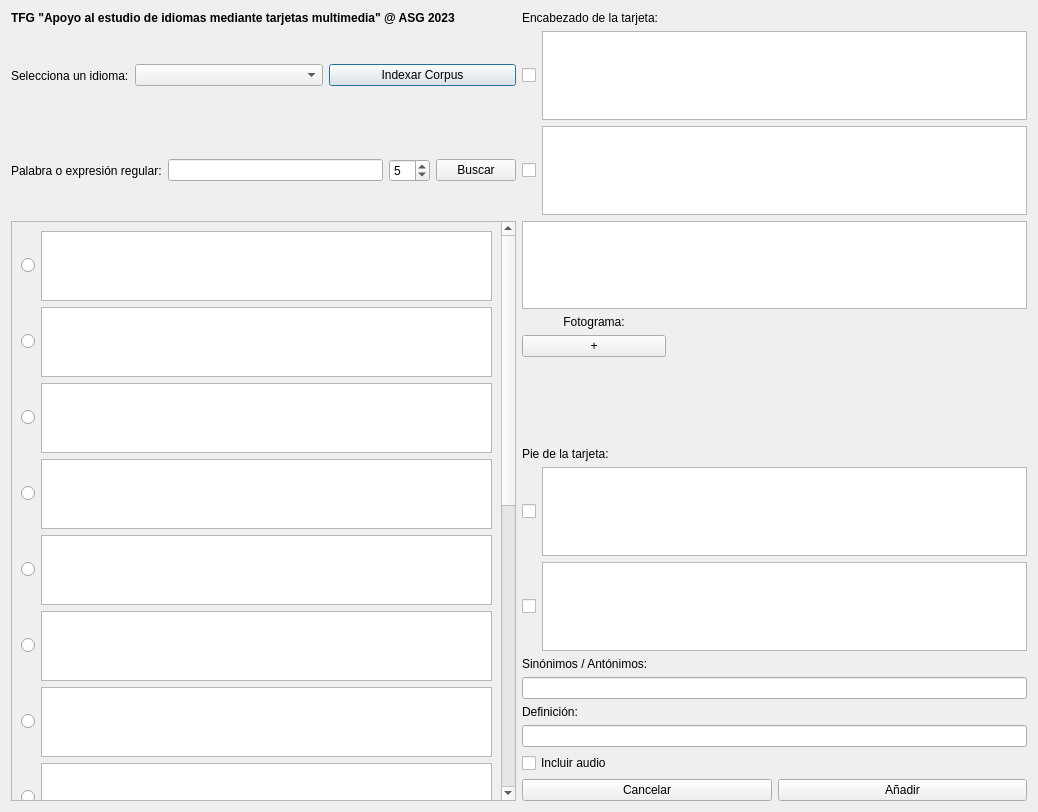
<?xml version="1.0" encoding="UTF-8"?>
<ui version="4.0">
 <class>DialogoGaudete</class>
 <widget class="QDialog" name="DialogoGaudete">
  <property name="geometry">
   <rect>
    <x>0</x>
    <y>0</y>
    <width>1038</width>
    <height>812</height>
   </rect>
  </property>
  <property name="sizePolicy">
   <sizepolicy hsizetype="Preferred" vsizetype="Preferred">
    <horstretch>0</horstretch>
    <verstretch>0</verstretch>
   </sizepolicy>
  </property>
  <property name="minimumSize">
   <size>
    <width>355</width>
    <height>200</height>
   </size>
  </property>
  <property name="windowTitle">
   <string>Dialog</string>
  </property>
  <property name="autoFillBackground">
   <bool>false</bool>
  </property>
  <layout class="QGridLayout" name="gridLayout">
   <item row="6" column="2">
    <widget class="QLabel" name="label_3">
     <property name="text">
      <string>Pie de la tarjeta:</string>
     </property>
    </widget>
   </item>
   <item row="1" column="1">
    <layout class="QHBoxLayout" name="horizontalLayout_8">
     <item>
      <widget class="QLabel" name="label">
       <property name="sizePolicy">
        <sizepolicy hsizetype="Fixed" vsizetype="Minimum">
         <horstretch>0</horstretch>
         <verstretch>0</verstretch>
        </sizepolicy>
       </property>
       <property name="text">
        <string>Selecciona un idioma:</string>
       </property>
       <property name="alignment">
        <set>Qt::AlignLeading|Qt::AlignLeft|Qt::AlignVCenter</set>
       </property>
      </widget>
     </item>
     <item>
      <widget class="QComboBox" name="cbx_idiomas"/>
     </item>
     <item>
      <widget class="QPushButton" name="btn_corpus">
       <property name="text">
        <string>Indexar Corpus</string>
       </property>
      </widget>
     </item>
    </layout>
   </item>
   <item row="9" column="2">
    <widget class="QLabel" name="lbl_sinonimos">
     <property name="text">
      <string>Sinónimos / Antónimos:</string>
     </property>
    </widget>
   </item>
   <item row="13" column="2">
    <widget class="QCheckBox" name="chk_audio">
     <property name="text">
      <string>Incluir audio</string>
     </property>
    </widget>
   </item>
   <item row="3" column="1" rowspan="12">
    <widget class="QScrollArea" name="sll_ejemplos">
     <property name="widgetResizable">
      <bool>true</bool>
     </property>
     <widget class="QWidget" name="scrollAreaWidgetContents">
      <property name="geometry">
       <rect>
        <x>0</x>
        <y>-803</y>
        <width>484</width>
        <height>1376</height>
       </rect>
      </property>
      <layout class="QGridLayout" name="gridLayout_3">
       <item row="0" column="0">
        <widget class="QRadioButton" name="rbn_ejemplo0">
         <property name="text">
          <string/>
         </property>
         <attribute name="buttonGroup">
          <string notr="true">btng_ejemplos</string>
         </attribute>
        </widget>
       </item>
       <item row="3" column="2">
        <widget class="QTextEdit" name="txt_ejemplo3"/>
       </item>
       <item row="5" column="2">
        <widget class="QTextEdit" name="txt_ejemplo5"/>
       </item>
       <item row="9" column="2">
        <widget class="QTextEdit" name="txt_ejemplo9"/>
       </item>
       <item row="1" column="0">
        <widget class="QRadioButton" name="rbn_ejemplo1">
         <property name="text">
          <string/>
         </property>
         <attribute name="buttonGroup">
          <string notr="true">btng_ejemplos</string>
         </attribute>
        </widget>
       </item>
       <item row="5" column="0">
        <widget class="QRadioButton" name="rbn_ejemplo5">
         <property name="text">
          <string/>
         </property>
         <attribute name="buttonGroup">
          <string notr="true">btng_ejemplos</string>
         </attribute>
        </widget>
       </item>
       <item row="10" column="0">
        <widget class="QRadioButton" name="rbn_ejemplo10">
         <property name="text">
          <string/>
         </property>
         <attribute name="buttonGroup">
          <string notr="true">btng_ejemplos</string>
         </attribute>
        </widget>
       </item>
       <item row="7" column="0">
        <widget class="QRadioButton" name="rbn_ejemplo7">
         <property name="text">
          <string/>
         </property>
         <attribute name="buttonGroup">
          <string notr="true">btng_ejemplos</string>
         </attribute>
        </widget>
       </item>
       <item row="6" column="0">
        <widget class="QRadioButton" name="rbn_ejemplo6">
         <property name="text">
          <string/>
         </property>
         <attribute name="buttonGroup">
          <string notr="true">btng_ejemplos</string>
         </attribute>
        </widget>
       </item>
       <item row="9" column="0">
        <widget class="QRadioButton" name="rbn_ejemplo9">
         <property name="text">
          <string/>
         </property>
         <attribute name="buttonGroup">
          <string notr="true">btng_ejemplos</string>
         </attribute>
        </widget>
       </item>
       <item row="13" column="0">
        <widget class="QRadioButton" name="rbn_ejemplo13">
         <property name="text">
          <string/>
         </property>
         <attribute name="buttonGroup">
          <string notr="true">btng_ejemplos</string>
         </attribute>
        </widget>
       </item>
       <item row="14" column="0">
        <widget class="QRadioButton" name="rbn_ejemplo14">
         <property name="text">
          <string/>
         </property>
         <attribute name="buttonGroup">
          <string notr="true">btng_ejemplos</string>
         </attribute>
        </widget>
       </item>
       <item row="7" column="2">
        <widget class="QTextEdit" name="txt_ejemplo7"/>
       </item>
       <item row="14" column="2">
        <widget class="QTextEdit" name="txt_ejemplo14"/>
       </item>
       <item row="12" column="0">
        <widget class="QRadioButton" name="rbn_ejemplo12">
         <property name="text">
          <string/>
         </property>
         <attribute name="buttonGroup">
          <string notr="true">btng_ejemplos</string>
         </attribute>
        </widget>
       </item>
       <item row="13" column="2">
        <widget class="QTextEdit" name="txt_ejemplo13"/>
       </item>
       <item row="12" column="2">
        <widget class="QTextEdit" name="txt_ejemplo12"/>
       </item>
       <item row="11" column="0">
        <widget class="QRadioButton" name="rbn_ejemplo11">
         <property name="text">
          <string/>
         </property>
         <attribute name="buttonGroup">
          <string notr="true">btng_ejemplos</string>
         </attribute>
        </widget>
       </item>
       <item row="11" column="2">
        <widget class="QTextEdit" name="txt_ejemplo11"/>
       </item>
       <item row="10" column="2">
        <widget class="QTextEdit" name="txt_ejemplo10"/>
       </item>
       <item row="3" column="0">
        <widget class="QRadioButton" name="rbn_ejemplo3">
         <property name="text">
          <string/>
         </property>
         <attribute name="buttonGroup">
          <string notr="true">btng_ejemplos</string>
         </attribute>
        </widget>
       </item>
       <item row="4" column="0">
        <widget class="QRadioButton" name="rbn_ejemplo4">
         <property name="text">
          <string/>
         </property>
         <attribute name="buttonGroup">
          <string notr="true">btng_ejemplos</string>
         </attribute>
        </widget>
       </item>
       <item row="8" column="2">
        <widget class="QTextEdit" name="txt_ejemplo8"/>
       </item>
       <item row="2" column="0">
        <widget class="QRadioButton" name="rbn_ejemplo2">
         <property name="text">
          <string/>
         </property>
         <attribute name="buttonGroup">
          <string notr="true">btng_ejemplos</string>
         </attribute>
        </widget>
       </item>
       <item row="6" column="2">
        <widget class="QTextEdit" name="txt_ejemplo6"/>
       </item>
       <item row="1" column="2">
        <widget class="QTextEdit" name="txt_ejemplo1"/>
       </item>
       <item row="8" column="0">
        <widget class="QRadioButton" name="rbn_ejemplo8">
         <property name="text">
          <string/>
         </property>
         <attribute name="buttonGroup">
          <string notr="true">btng_ejemplos</string>
         </attribute>
        </widget>
       </item>
       <item row="4" column="2">
        <widget class="QTextEdit" name="txt_ejemplo4"/>
       </item>
       <item row="2" column="2">
        <widget class="QTextEdit" name="txt_ejemplo2"/>
       </item>
       <item row="0" column="2">
        <widget class="QTextEdit" name="txt_ejemplo0"/>
       </item>
       <item row="15" column="2">
        <layout class="QHBoxLayout" name="horizontalLayout_9">
         <item>
          <widget class="QPushButton" name="btn_ejemplos_retrocede">
           <property name="text">
            <string>&lt;</string>
           </property>
          </widget>
         </item>
         <item>
          <widget class="QPushButton" name="btn_ejemplos_avanza">
           <property name="text">
            <string>&gt;</string>
           </property>
          </widget>
         </item>
        </layout>
       </item>
      </layout>
     </widget>
    </widget>
   </item>
   <item row="11" column="2">
    <widget class="QLabel" name="lbl_definicion">
     <property name="text">
      <string>Definición:</string>
     </property>
    </widget>
   </item>
   <item row="10" column="2">
    <widget class="QLineEdit" name="line_sinonimos"/>
   </item>
   <item row="8" column="2">
    <layout class="QHBoxLayout" name="horizontalLayout_2">
     <item>
      <widget class="QCheckBox" name="chk_footer2">
       <property name="text">
        <string/>
       </property>
      </widget>
     </item>
     <item>
      <widget class="QTextEdit" name="txt_footer2"/>
     </item>
    </layout>
   </item>
   <item row="14" column="2">
    <layout class="QHBoxLayout" name="horizontalLayout">
     <item>
      <widget class="QPushButton" name="btn_cancelar">
       <property name="text">
        <string>Cancelar</string>
       </property>
      </widget>
     </item>
     <item>
      <widget class="QPushButton" name="btn_anadir">
       <property name="text">
        <string>Añadir</string>
       </property>
      </widget>
     </item>
    </layout>
   </item>
   <item row="2" column="1">
    <layout class="QHBoxLayout" name="horizontalLayout_7">
     <item>
      <widget class="QLabel" name="label_6">
       <property name="sizePolicy">
        <sizepolicy hsizetype="Fixed" vsizetype="Preferred">
         <horstretch>0</horstretch>
         <verstretch>0</verstretch>
        </sizepolicy>
       </property>
       <property name="text">
        <string>Palabra o expresión regular:</string>
       </property>
      </widget>
     </item>
     <item>
      <widget class="QLineEdit" name="line_palabra_buscar"/>
     </item>
     <item>
      <widget class="QSpinBox" name="sbn_cantidad_ejemplos">
       <property name="minimum">
        <number>3</number>
       </property>
       <property name="maximum">
        <number>15</number>
       </property>
       <property name="value">
        <number>5</number>
       </property>
      </widget>
     </item>
     <item>
      <widget class="QPushButton" name="btn_buscar">
       <property name="text">
        <string>Buscar</string>
       </property>
      </widget>
     </item>
    </layout>
   </item>
   <item row="1" column="2">
    <layout class="QHBoxLayout" name="horizontalLayout_6">
     <item>
      <widget class="QCheckBox" name="chk_header1">
       <property name="text">
        <string/>
       </property>
      </widget>
     </item>
     <item>
      <widget class="QTextEdit" name="txt_header1"/>
     </item>
    </layout>
   </item>
   <item row="3" column="2">
    <widget class="QTextEdit" name="txt_huecos"/>
   </item>
   <item row="7" column="2">
    <layout class="QHBoxLayout" name="horizontalLayout_3">
     <item>
      <widget class="QCheckBox" name="chk_footer1">
       <property name="text">
        <string/>
       </property>
      </widget>
     </item>
     <item>
      <widget class="QTextEdit" name="txt_footer1"/>
     </item>
    </layout>
   </item>
   <item row="12" column="2">
    <widget class="QLineEdit" name="line_definicion"/>
   </item>
   <item row="2" column="2">
    <layout class="QHBoxLayout" name="horizontalLayout_5">
     <item>
      <widget class="QCheckBox" name="chk_header2">
       <property name="text">
        <string/>
       </property>
      </widget>
     </item>
     <item>
      <widget class="QTextEdit" name="txt_header2"/>
     </item>
    </layout>
   </item>
   <item row="4" column="2">
    <layout class="QHBoxLayout" name="horizontalLayout_4">
     <item>
      <layout class="QVBoxLayout" name="verticalLayout">
       <item>
        <widget class="QLabel" name="label_2">
         <property name="text">
          <string>Fotograma:</string>
         </property>
         <property name="alignment">
          <set>Qt::AlignCenter</set>
         </property>
        </widget>
       </item>
       <item>
        <widget class="QPushButton" name="btn_fotogramas">
         <property name="text">
          <string>+</string>
         </property>
        </widget>
       </item>
       <item>
        <spacer name="verticalSpacer">
         <property name="orientation">
          <enum>Qt::Vertical</enum>
         </property>
         <property name="sizeHint" stdset="0">
          <size>
           <width>20</width>
           <height>40</height>
          </size>
         </property>
        </spacer>
       </item>
      </layout>
     </item>
     <item>
      <widget class="QLabel" name="frm_fotograma">
       <property name="minimumSize">
        <size>
         <width>355</width>
         <height>120</height>
        </size>
       </property>
       <property name="frameShape">
        <enum>QFrame::NoFrame</enum>
       </property>
       <property name="text">
        <string/>
       </property>
      </widget>
     </item>
    </layout>
   </item>
   <item row="0" column="2">
    <widget class="QLabel" name="label_4">
     <property name="text">
      <string>Encabezado de la tarjeta:</string>
     </property>
    </widget>
   </item>
   <item row="0" column="1">
    <widget class="QLabel" name="label_5">
     <property name="font">
      <font>
       <weight>75</weight>
       <bold>true</bold>
      </font>
     </property>
     <property name="text">
      <string>TFG &quot;Apoyo al estudio de idiomas mediante tarjetas multimedia&quot; @ ASG 2023</string>
     </property>
    </widget>
   </item>
  </layout>
 </widget>
 <tabstops>
  <tabstop>line_palabra_buscar</tabstop>
  <tabstop>cbx_idiomas</tabstop>
  <tabstop>sbn_cantidad_ejemplos</tabstop>
  <tabstop>btn_buscar</tabstop>
  <tabstop>rbn_ejemplo0</tabstop>
  <tabstop>txt_ejemplo0</tabstop>
  <tabstop>rbn_ejemplo1</tabstop>
  <tabstop>txt_ejemplo1</tabstop>
  <tabstop>rbn_ejemplo2</tabstop>
  <tabstop>txt_ejemplo2</tabstop>
  <tabstop>rbn_ejemplo3</tabstop>
  <tabstop>txt_ejemplo3</tabstop>
  <tabstop>rbn_ejemplo4</tabstop>
  <tabstop>txt_ejemplo4</tabstop>
  <tabstop>rbn_ejemplo5</tabstop>
  <tabstop>txt_ejemplo5</tabstop>
  <tabstop>rbn_ejemplo6</tabstop>
  <tabstop>txt_ejemplo6</tabstop>
  <tabstop>rbn_ejemplo7</tabstop>
  <tabstop>txt_ejemplo7</tabstop>
  <tabstop>rbn_ejemplo8</tabstop>
  <tabstop>txt_ejemplo8</tabstop>
  <tabstop>rbn_ejemplo9</tabstop>
  <tabstop>txt_ejemplo9</tabstop>
  <tabstop>rbn_ejemplo10</tabstop>
  <tabstop>txt_ejemplo10</tabstop>
  <tabstop>rbn_ejemplo11</tabstop>
  <tabstop>txt_ejemplo11</tabstop>
  <tabstop>rbn_ejemplo12</tabstop>
  <tabstop>txt_ejemplo12</tabstop>
  <tabstop>rbn_ejemplo13</tabstop>
  <tabstop>txt_ejemplo13</tabstop>
  <tabstop>rbn_ejemplo14</tabstop>
  <tabstop>txt_ejemplo14</tabstop>
  <tabstop>btn_ejemplos_retrocede</tabstop>
  <tabstop>btn_ejemplos_avanza</tabstop>
  <tabstop>chk_header1</tabstop>
  <tabstop>txt_header1</tabstop>
  <tabstop>chk_header2</tabstop>
  <tabstop>txt_header2</tabstop>
  <tabstop>txt_huecos</tabstop>
  <tabstop>btn_fotogramas</tabstop>
  <tabstop>chk_footer1</tabstop>
  <tabstop>txt_footer1</tabstop>
  <tabstop>chk_footer2</tabstop>
  <tabstop>txt_footer2</tabstop>
  <tabstop>line_sinonimos</tabstop>
  <tabstop>line_definicion</tabstop>
  <tabstop>chk_audio</tabstop>
  <tabstop>btn_cancelar</tabstop>
  <tabstop>btn_anadir</tabstop>
  <tabstop>sll_ejemplos</tabstop>
  <tabstop>btn_corpus</tabstop>
 </tabstops>
 <resources/>
 <connections/>
 <buttongroups>
  <buttongroup name="btng_ejemplos">
   <property name="exclusive">
    <bool>true</bool>
   </property>
  </buttongroup>
  <buttongroup name="btng_idiomas">
   <property name="exclusive">
    <bool>true</bool>
   </property>
  </buttongroup>
 </buttongroups>
</ui>
